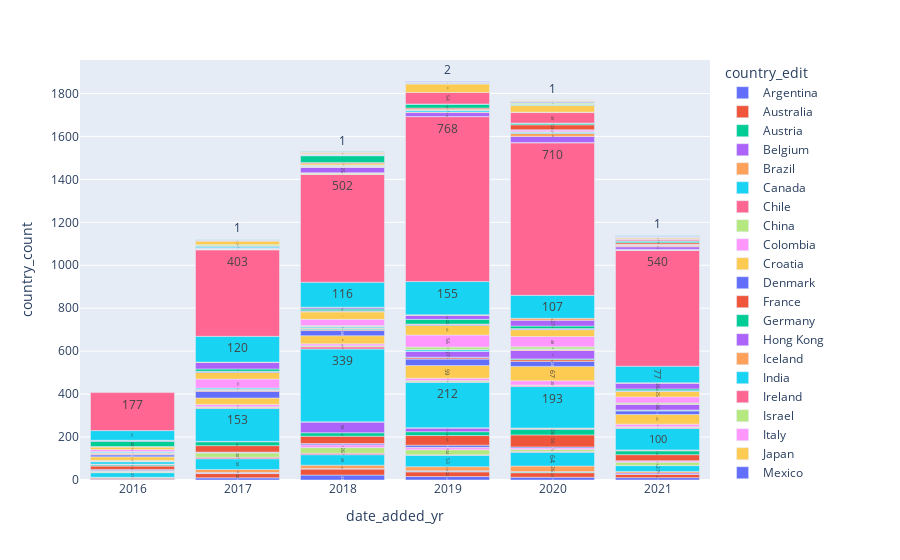

The notebook cell this image was saved under:
### Code cell
fig = px.bar(df.groupby(['date_added_yr','country_edit',],as_index=False).agg(country_count = ('show_id','count')), x="date_added_yr", y="country_count", color="country_edit", text_auto=True)
fig.show()
